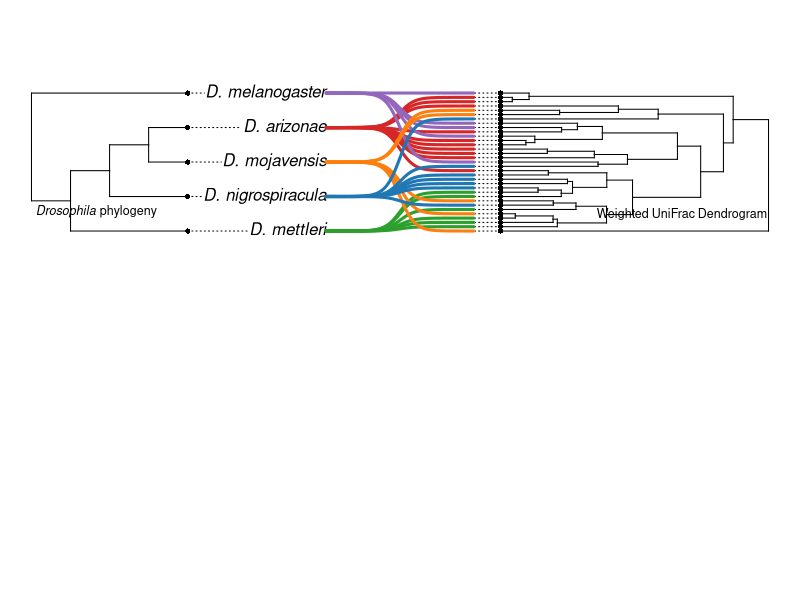
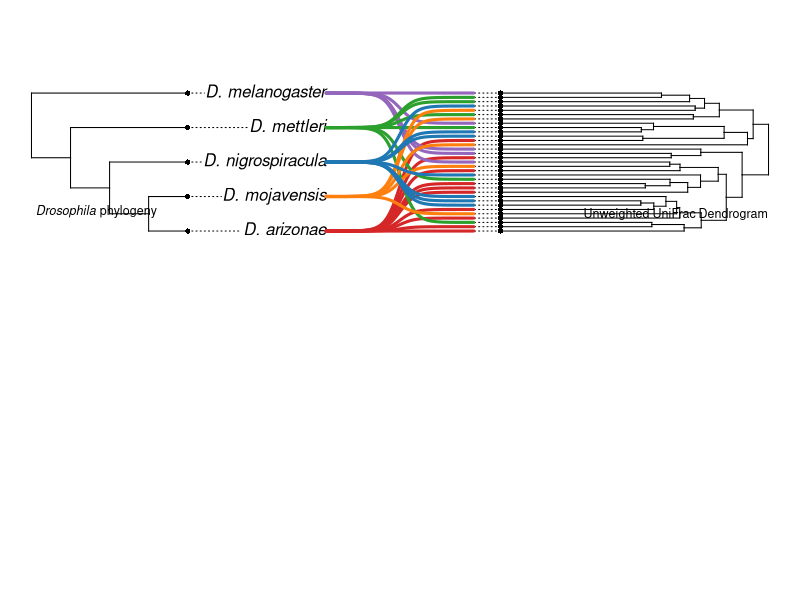

Recreate these plots in R, in order.
library(ape)
library(phytools)

#load weighted UniFrac distance matrix
weighted.unifrac.distance.matrix <- read.csv("../../data/weighted_unifrac_distance_matrix.tsv", sep="\t", row.names=1)
#load unweighted UniFrac distance matrix
unweighted.unifrac.distance.matrix <- read.csv("../../data/unweighted_unifrac_distance_matrix.tsv", sep="\t", row.names=1)

#load metadata, rename fly species for better plotting
metadata <- read.csv("../../data/NCDMIC_metadata.tsv", sep="\t")
metadata[metadata == "D. arizonae"] <- "D._arizonae"
metadata[metadata == "D. melanogaster"] <- "D._melanogaster"
metadata[metadata == "D. mettleri"] <- "D._mettleri"
metadata[metadata == "D. mojavensis"] <- "D._mojavensis"
metadata[metadata == "D. nigrospiracula"] <- "D._nigrospiracula"

#define colors for each tip
colors <- c("D._nigrospiracula" = "#1f77b4", 
            "D._mojavensis" = "#ff7f0e", 
            "D._mettleri" = "#2ca02c", 
            "D._arizonae" = "#d62728", 
            "D._melanogaster" = "#9467bd")

#convert distance matrix to distance object
weighted.unifrac.distances <- as.dist(weighted.unifrac.distance.matrix)
unweighted.unifrac.distances <- as.dist(unweighted.unifrac.distance.matrix)
#perform heirarchical clustering on distances
weighted.unifrac.clusters <- hclust(weighted.unifrac.distances)
unweighted.unifrac.clusters <- hclust(unweighted.unifrac.distances)

#define host tree
host.tree <- ape::read.tree(text="(D._melanogaster,(D._mettleri,(D._nigrospiracula,(D._mojavensis,D._arizonae))));")
#convert clusters to phylo object
weighted.unifrac.dendrogram <- as.phylo(weighted.unifrac.clusters)
unweighted.unifrac.dendrogram <- as.phylo(unweighted.unifrac.clusters)
#load associations between the tips of both trees
associations <- cbind(metadata$species, metadata$sample.id)
associations[, 1] <- gsub("^\\w+", "D._", associations[, 1])
associations[, 1] <- gsub("\\s", "", associations[, 1])

#make color palette
colors <- c()
for (species in associations[,1]) {
  if (species == "D._arizonae") {
    colors <- c(colors, "#d62728")
  }
  if (species == "D._melanogaster") {
    colors <- c(colors, "#9467bd")
  }
  if (species == "D._mettleri") {
    colors <- c(colors, "#2ca02c")
  }
  if (species == "D._mojavensis") {
    colors <- c(colors, "#ff7f0e")
  }
  if (species == "D._nigrospiracula") {
    colors <- c(colors, "#1f77b4")
  }
}

#create and plot cophylo object
weighted.unifrac.cophylo.obj <- cophylo(host.tree, weighted.unifrac.dendrogram, assoc = associations, rotate=TRUE)
unweighted.unifrac.cophylo.obj <- cophylo(host.tree, unweighted.unifrac.dendrogram, assoc = associations, rotate=TRUE)

#plot weighted unifrac cophylo
pdf(file="../../figures/host_tree_vs_weighted_unifrac.pdf", width=5, height=5)
par()
plot(weighted.unifrac.cophylo.obj, link.type="curved",link.lwd=3, ylim=c(-2.5,1.5), fsize=c(1, 0.001),
     link.col=make.transparent(colors, 1), link.lty="solid")
mtext(substitute(paste(italic("Drosophila"), " phylogeny")), line=-11, adj=0.05, cex=0.75)
mtext("Weighted UniFrac Dendrogram", line=-11, adj=0.95, cex=0.75)
dev.off()

#plot unweighted unifrac cophylo
pdf(file="../../figures/host_tree_vs_unweighted_unifrac.pdf", width=5, height=5)
par()
plot(unweighted.unifrac.cophylo.obj, link.type="curved",link.lwd=3, ylim=c(-2.5,1.5), fsize=c(1, 0.001),
     link.col=make.transparent(colors, 1), link.lty="solid")
mtext(substitute(paste(italic("Drosophila"), " phylogeny")), line=-11, adj=0.05, cex=0.75)
mtext("Unweighted UniFrac Dendrogram", line=-11, adj=0.95, cex=0.75)
dev.off()
